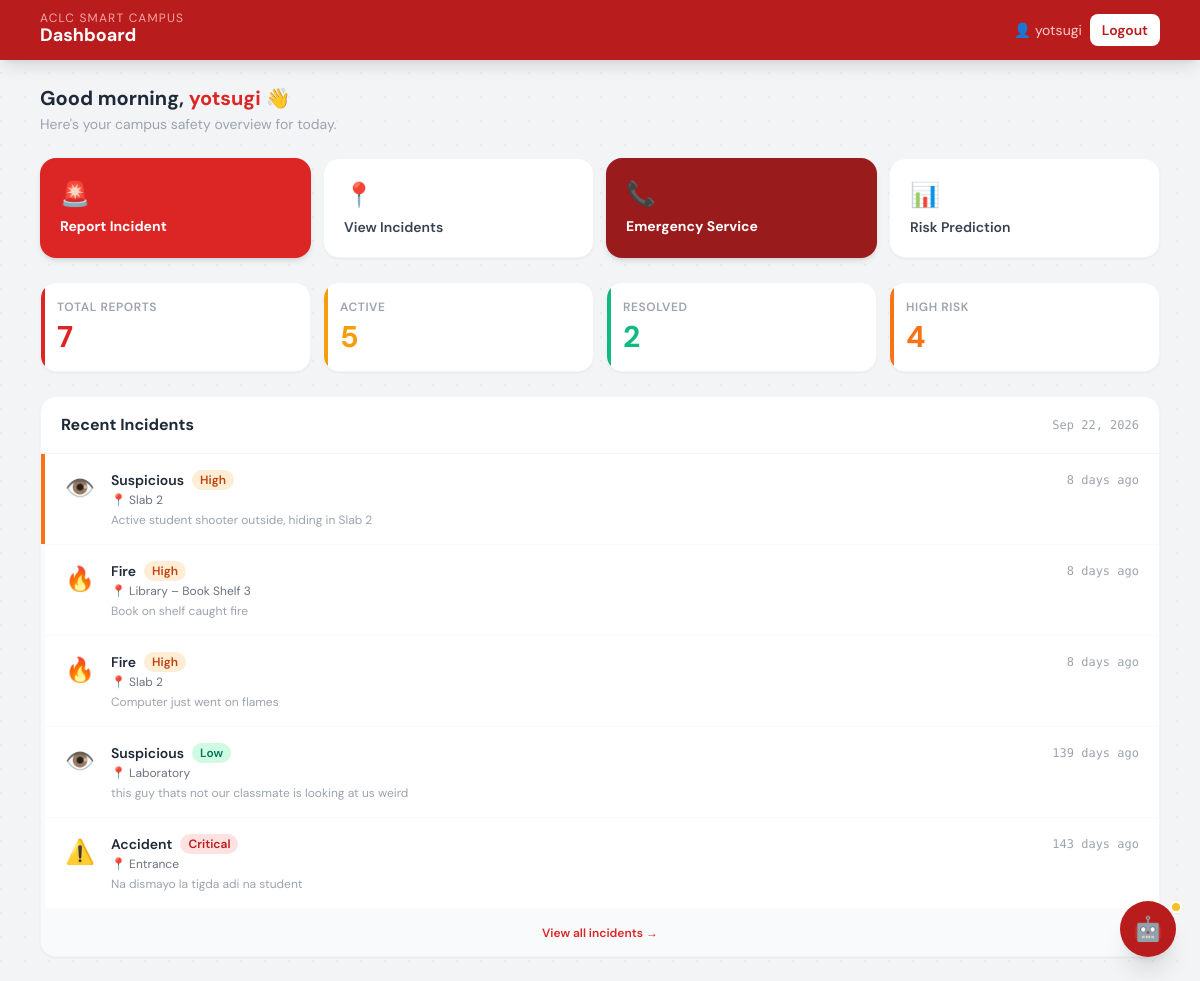
The app's page /dashboard.php (signed in) with its own data.
### tables this page shows
CREATE TABLE `incidents` (
  `id` int(10) UNSIGNED NOT NULL,
  `incident_type` varchar(50) NOT NULL,
  `severity` enum('low','medium','high','critical') NOT NULL,
  `location` varchar(100) NOT NULL,
  `description` text NOT NULL,
  `reported_by` varchar(100) NOT NULL,
  `photo_path` varchar(255) DEFAULT NULL,
  `status` enum('open','in_progress','resolved') NOT NULL DEFAULT 'open',
  `reported_at` datetime NOT NULL DEFAULT current_timestamp(),
  `updated_at` datetime DEFAULT NULL ON UPDATE current_timestamp()
);

### dashboard.php (the view, shortened to what this page needs)
<?php
$host   = 'localhost';
$dbname = 'campus_system';
$dbuser = 'root';
$dbpass = '';
$pdo = null;
try {
    $pdo = new PDO("mysql:host=$host;dbname=$dbname;charset=utf8mb4", $dbuser, $dbpass, [
        PDO::ATTR_ERRMODE            => PDO::ERRMODE_EXCEPTION,
        PDO::ATTR_DEFAULT_FETCH_MODE => PDO::FETCH_ASSOC,
    ]);
} catch (PDOException $e) {
}
$total_reports   = 0;
$active_incidents = 0;
$resolved        = 0;
$high_risk       = 0;
$recent_incidents = [];
if ($pdo) {
    $total_reports    = $pdo->query("SELECT COUNT(*) FROM incidents")->fetchColumn();
    $active_incidents = $pdo->query("SELECT COUNT(*) FROM incidents WHERE status='open'")->fetchColumn();
    $resolved         = $pdo->query("SELECT COUNT(*) FROM incidents WHERE status='resolved'")->fetchColumn();
    $high_risk        = $pdo->query("SELECT COUNT(*) FROM incidents WHERE severity IN ('high','critical') AND status='open'")->fetchColumn();
    $recent_incidents = $pdo->query("
        SELECT incident_type, severity, location, description, reported_at, status
        FROM incidents
        ORDER BY reported_at DESC
        LIMIT 5
    ")->fetchAll();
}
function typeIcon($t) {
    return ['fire'=>'🔥','medical'=>'🏥','accident'=>'⚠️','suspicious'=>'👁️',
            'theft'=>'🔓','flooding'=>'🌊','earthquake'=>'🌍','other'=>'📋'][$t] ?? '📋';
}
function severityBorderColor($s) {
    return ['low'=>'border-emerald-400','medium'=>'border-amber-400',
            'high'=>'border-orange-500','critical'=>'border-red-600'][$s] ?? 'border-gray-300';
}
function timeAgo($datetime) {
    $diff = time() - strtotime($datetime);
    return floor($diff/86400) . ' days ago';
}
?>
<!DOCTYPE html>
<html lang="en">
<head>
  <script src="https://cdn.tailwindcss.com"></script>
</head>
<body class="min-h-screen">
<nav class="bg-red-700 text-white sticky top-0 z-40 shadow-lg nav-anim">
  <div class="max-w-6xl mx-auto px-4 py-3 flex items-center justify-between">
    <div>
      <span class="text-xs text-red-300 uppercase tracking-widest block leading-none">ACLC Smart Campus</span>
      <span class="font-bold text-lg leading-tight">Dashboard</span>
    </div>
    <div class="flex items-center gap-2">
      <a href="profile.php" class="hidden sm:flex items-center gap-1.5 text-red-200 hover:text-white text-sm transition">
        👤 <?= htmlspecialchars($_SESSION['user']) ?>
      </a>
      <a href="logout.php"
         class="bg-white text-red-700 hover:bg-red-50 px-3 py-1.5 rounded-lg text-sm font-semibold transition">
        Logout
      </a>
    </div>
  </div>
</nav>
<div class="max-w-6xl mx-auto px-4 py-6 space-y-6">
  <div class="anim" style="animation-delay:0.05s">
    <h2 class="text-xl font-bold text-gray-800">
      Good <?= (date('H') < 12) ? 'morning' : ((date('H') < 18) ? 'afternoon' : 'evening') ?>,
      <span class="text-red-600"><?= htmlspecialchars(explode(' ', $_SESSION['user'])[0]) ?></span> 👋
    </h2>
    <p class="text-sm text-gray-400 mt-0.5">Here's your campus safety overview for today.</p>
  </div>
  <div class="grid grid-cols-2 md:grid-cols-4 gap-3 anim" style="animation-delay:0.1s">
    <button onclick="openReportModal()"
      class="action-btn bg-red-600 text-white rounded-2xl p-5 shadow-md flex flex-col items-start gap-2 col-span-2 md:col-span-1">
      <span class="text-2xl">🚨</span>
      <span class="font-bold text-sm leading-tight">Report Incident</span>
    </button>
    <a href="incidents.php"
      class="action-btn bg-white text-gray-700 rounded-2xl p-5 shadow-sm border border-gray-100 flex flex-col items-start gap-2">
      <span class="text-2xl">📍</span>
      <span class="font-semibold text-sm leading-tight">View Incidents</span>
    </a>
    <a href="emergency.php"
      class="action-btn bg-red-800 text-white rounded-2xl p-5 shadow-md flex flex-col items-start gap-2 no-underline">
      <span class="text-2xl">📞</span>
      <span class="font-bold text-sm leading-tight">Emergency Service</span>
    </a>
    <a href="risk_prediction.php"
      class="action-btn bg-white text-gray-700 rounded-2xl p-5 shadow-sm border border-gray-100 flex flex-col items-start gap-2">
      <span class="text-2xl">📊</span>
      <span class="font-semibold text-sm leading-tight">Risk Prediction</span>
    </a>
  </div>
  <div class="grid grid-cols-2 md:grid-cols-4 gap-3 anim" style="animation-delay:0.16s">
    <div class="stat-card red bg-white rounded-2xl p-4 shadow-sm border border-gray-100">
      <p class="text-xs font-semibold text-gray-400 uppercase tracking-wider mb-1">Total Reports</p>
      <p class="text-3xl font-bold text-red-600"><?= $total_reports ?></p>
    </div>
    <div class="stat-card amber bg-white rounded-2xl p-4 shadow-sm border border-gray-100">
      <p class="text-xs font-semibold text-gray-400 uppercase tracking-wider mb-1">Active</p>
      <p class="text-3xl font-bold text-amber-500"><?= $active_incidents ?></p>
    </div>
    <div class="stat-card green bg-white rounded-2xl p-4 shadow-sm border border-gray-100">
      <p class="text-xs font-semibold text-gray-400 uppercase tracking-wider mb-1">Resolved</p>
      <p class="text-3xl font-bold text-emerald-500"><?= $resolved ?></p>
    </div>
    <div class="stat-card orange bg-white rounded-2xl p-4 shadow-sm border border-gray-100">
      <p class="text-xs font-semibold text-gray-400 uppercase tracking-wider mb-1">High Risk</p>
      <p class="text-3xl font-bold text-orange-500"><?= $high_risk ?></p>
    </div>
  </div>
  <div class="bg-white rounded-2xl shadow-sm border border-gray-100 overflow-hidden anim" style="animation-delay:0.22s">
    <div class="px-5 py-4 border-b border-gray-100 flex items-center justify-between">
      <h2 class="font-bold text-gray-800">Recent Incidents</h2>
      <span class="text-xs text-gray-400 mono"><?= date('M d, Y') ?></span>
    </div>
    <div class="divide-y divide-gray-50">
      <?php if (empty($recent_incidents)): ?>
      <div class="text-center py-14 text-gray-400">
        <div class="text-4xl mb-2">📭</div>
        <p class="text-sm font-medium">No incidents reported yet.</p>
        <p class="text-xs text-gray-300 mt-1">The campus is all clear!</p>
      </div>
      <?php else: ?>
      <?php foreach ($recent_incidents as $inc): ?>
      <?php
        $borderColor = severityBorderColor($inc['severity']);
        $icon = typeIcon($inc['incident_type']);
        $label = ucfirst(str_replace('_', ' ', $inc['incident_type']));
        $location = ucwords(str_replace('_', ' ', $inc['location']));
        $ago = timeAgo($inc['reported_at']);
        $severityColor = [
          'low'      => 'bg-emerald-100 text-emerald-700',
          'medium'   => 'bg-amber-100 text-amber-700',
          'high'     => 'bg-orange-100 text-orange-700',
          'critical' => 'bg-red-100 text-red-700',
        ][$inc['severity']] ?? 'bg-gray-100 text-gray-600';
      ?>
      <div class="incident-item flex items-start gap-4 px-5 py-4 border-l-4 <?= $borderColor ?> transition">
        <div class="text-2xl mt-0.5 shrink-0"><?= $icon ?></div>
        <div class="flex-1 min-w-0">
          <div class="flex items-center gap-2 flex-wrap">
            <span class="font-semibold text-gray-800 text-sm"><?= $label ?></span>
            <span class="text-xs font-semibold px-2 py-0.5 rounded-full <?= $severityColor ?>">
              <?= ucfirst($inc['severity']) ?>
            </span>
          </div>
          <p class="text-xs text-gray-500 mt-0.5">📍 <?= htmlspecialchars($location) ?></p>
          <?php if (!empty($inc['description'])): ?>
          <p class="text-xs text-gray-400 mt-1 line-clamp-1"><?= htmlspecialchars($inc['description']) ?></p>
          <?php endif; ?>
        </div>
        <span class="text-xs text-gray-400 mono shrink-0 mt-0.5"><?= $ago ?></span>
      </div>
      <?php endforeach; ?>
      <?php endif; ?>
    </div>
    <?php if (!empty($recent_incidents)): ?>
    <div class="px-5 py-3 bg-gray-50 text-center">
      <a href="incidents.php" class="text-xs font-semibold text-red-600 hover:text-red-700 transition">
        View all incidents →
      </a>
    </div>
    <?php endif; ?>
  </div>
</div>
<button id="medai-toggle"
  onclick="toggleMedai()"
  class="fixed bottom-6 right-6 z-50 bg-red-700 hover:bg-red-800 text-white rounded-full w-14 h-14 flex items-center justify-center shadow-xl transition-all duration-200 hover:scale-105 active:scale-95"
  title="Ask Medai">
  <span id="medai-icon" class="text-2xl">🤖</span>
</button>
<span id="medai-dot" class="fixed bottom-[68px] right-[18px] z-50 w-3 h-3 bg-amber-400 rounded-full border-2 border-white hidden"></span>
</body>
</html>

### dashboard.php (style rules this page uses)
body { font-family: 'DM Sans', sans-serif; }
.mono { font-family: 'DM Mono', monospace; }
.anim { animation: fadeUp 0.45s ease both; }
.nav-anim { animation: fadeIn 0.3s ease both; }
.stat-card { position: relative; overflow: hidden; }
.stat-card::before { content: ''; position: absolute; top: 0; left: 0; width: 4px; height: 100%; border-radius: 4px 0 0 4px; }
.stat-card.red::before { background: #dc2626; }
.stat-card.amber::before { background: #f59e0b; }
.stat-card.green::before { background: #10b981; }
.stat-card.orange::before { background: #f97316; }
.action-btn { transition: transform 0.15s ease, box-shadow 0.15s ease; }
body { background-color: #f3f4f6; background-image: radial-gradient(circle at 1px 1px, rgba(0,0,0,0.04) 1px, transparent 0); background-size: 24px 24px; }

### records on screen
incidents: incident_type "👁️", incident_type "Suspicious", severity "High", location "Slab 2", description "Active student shooter outside, hiding in Slab 2", reported_at "8 days ago"
incidents: incident_type "🔥", incident_type "Fire", severity "High", location "Library – Book Shelf 3", description "Book on shelf caught fire", reported_at "8 days ago"
incidents: incident_type "🔥", incident_type "Fire", severity "High", location "Slab 2", description "Computer just went on flames", reported_at "8 days ago"
incidents: incident_type "👁️", incident_type "Suspicious", severity "Low", location "Laboratory", description "this guy thats not our classmate is looking at us weird", reported_at "139 days ago"
incidents: incident_type "⚠️", incident_type "Accident", severity "Critical", location "Entrance", description "Na dismayo la tigda adi na student", reported_at "143 days ago"

### other values on screen
$_SESSION['user'] "yotsugi"
explode(' ', $_SESSION['user'])[0] "yotsugi"
$total_reports "7"
$active_incidents "5"
$resolved "2"
$high_risk "4"
